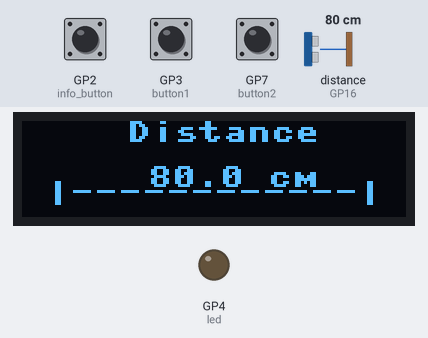
Simulated run of this program. Board: Raspberry Pi Pico running MicroPython. Shown: 128×64 one-colour display, output pins drawn as LEDs (lit = HIGH). Inputs (shaded band) come from the test bench; at power-on: GP2 (info_button) HIGH, GP3 (button1) HIGH, GP7 (button2) HIGH, distance to the obstacle (sensor on GP16) 80 cm. The echo pulse lasts 58.3 µs per cm; library files of the repository ran but are not shown: ssd1306.py; pins used as bus, display or sensor lines are not drawn; what the program prints to the serial console is not drawn. At 13.6 s the program stops and its outputs stay as they are.

Above: at 1.2 s.
1.3 s: GP2 (info_button) pulled LOW for 0.15 s
At 1.8 s:
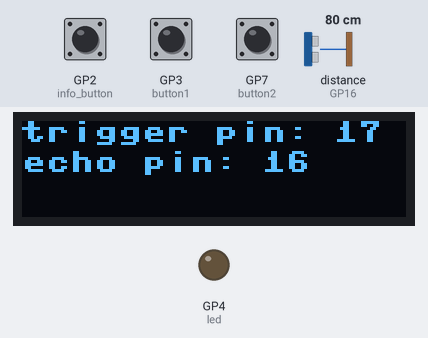
4.4 s: GP2 (info_button) pulled LOW for 1 s
7.9 s: GP2 (info_button) pulled LOW for 3.2 s
13.5 s: GP3 (button1) pulled LOW for 0.15 s
At 14.5 s:
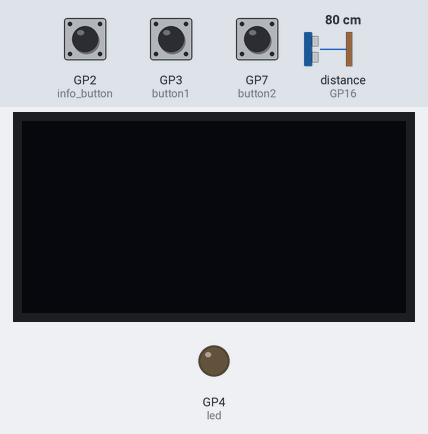
Timing chart, 0 to 15.1 s (numbered marks = the images above; inputs shaded):
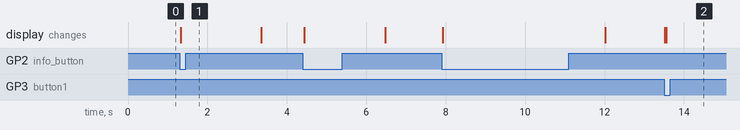

Measured:
- after the input at 1.3 s, the display: changes at once (image 1)
- after the input at 13.5 s, the display: first changes at once (image 2 shows a later state)

The program:

Distance.py
```python
import machine
from machine import Pin, I2C
from ssd1306 import SSD1306_I2C
import machine
import utime

led = Pin(4, Pin.OUT)
led.value(0)

button1 = Pin(3, Pin.IN, Pin.PULL_UP)
button2 = Pin(7, Pin.IN, Pin.PULL_UP)
info_button = Pin(2, Pin.IN, Pin.PULL_UP)

trigger = Pin(17, Pin.OUT)
echo = Pin(16, Pin.IN)
def distance():
    timepassed=0
    trigger.low()
    utime.sleep_us(2)
    trigger.high()
    utime.sleep_us(5)
    trigger.low()
    while echo.value() == 0:
        signaloff = utime.ticks_us()
    while echo.value() == 1:
        signalon = utime.ticks_us()
    timepassed = signalon - signaloff
    return timepassed

WIDTH  = 128
HEIGHT = 32
i2c = I2C(0, scl=Pin(1), sda=Pin(0), freq=200000)
oled = SSD1306_I2C(WIDTH, HEIGHT, i2c)
while True:
    oled.fill(0)
    measured_time = distance()
    distance_cm = (measured_time * 0.0343) / 2

    oled.fill(0)
    oled.text("Distance ", 35, 0)
    oled.text(str(round(distance_cm,1))+" cm",42,15)
    oled.text(" |------------|",0,20)

    print("Distance: " + str(round(distance_cm,1)) + " cm")
    oled.show()

    if info_button.value() == 0:
        oled.fill(0)
        oled.text("trigger pin: 17",0,0)
        oled.text("echo pin: 16",0,10)

        oled.show()
        utime.sleep(2)

    if button2.value() == 1:
        led.value(0)
    if button2.value() == 0:
        led.value(1)
    if button1.value() != 1:
        oled = SSD1306_I2C(128, 64, i2c)
        break

    
```
